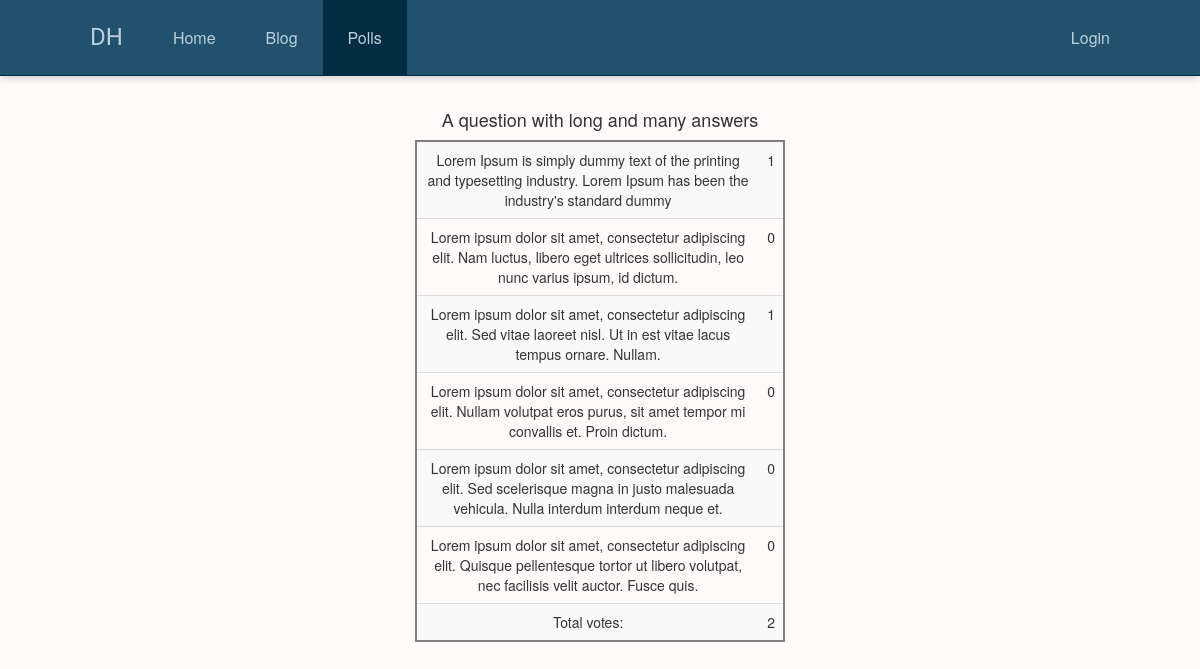
The page /polls/10/results/ on the database its author committed.
### polls/models.py (models this page shows, shortened)
class Question(models.Model):
    class Meta:
        ordering = ['-pub_date']
    question_text = models.CharField(max_length=200)
    pub_date = models.DateTimeField('date published', default=timezone.now)
    expiry_date = models.DateTimeField(default=timezone.now() + datetime.timedelta(days=1))
    def was_published_recently(self):
        now = timezone.now()
        return now - datetime.timedelta(days=1) <= self.pub_date <= now
    def total_vote_count(self):
        choices = self.choice_set.all()
        total_votes = sum([c.votes for c in choices])
        return total_votes
    was_published_recently.admin_order_field = 'pub_date'
    was_published_recently.boolean = True
    was_published_recently.short_description = 'recent?'

class Choice(models.Model):
    question = models.ForeignKey(Question, on_delete=models.CASCADE)
    choice_text = models.CharField(max_length=200)
    votes = models.IntegerField(default=0)

### polls/views.py (the view)
# urls.py: url(r'^(?P<pk>[0-9]+)/results/$', views.ResultsView.as_view(), name='results'),
class ResultsView(generic.DetailView):
    model = Question
    template_name = 'polls/results.html'
    def get_context_data(self, **kwargs):
        context = super(ResultsView, self).get_context_data(**kwargs)
        context['now'] = timezone.now()
        context['total_votes'] = Question.objects.filter(pk=self.kwargs['pk'])
        return context

### polls/templates/polls/results.html (shortened to what this page needs)
{% extends 'home/base.html' %}
{% block polls_active %}
  active
{% endblock %}
{% block content %}
<div class="row">
  <div class="col-sm-4">
  </div>
  <div class="col-sm-4">
    <h4>
      {{ question.question_text }}
    </h4>
    <table class="table table-striped">
      <tbody>
      {% for choice in question.choice_set.all %}
        <tr>
          <td>
            {{ choice.choice_text }}
          </td>
          <td>
            {{ choice.votes }}
          </td>
        </tr>
      {% endfor %}
      <tr>
          <td>
            Total votes:
          </td>
          <td>
            {{ question.total_vote_count }}
          </td>
      </tr>
      </tbody>
    </table>
  </div>
  <div class="col-sm-4">
  </div>
</div>
{% endblock content %}

### polls/static/polls/style.css (style rules this page uses)
.table { margin: auto; border: 2px solid gray; }

### rows shown on the page
Question: question_text "A question with long and many answers", total_vote_count "2"
Choice: choice_text "Lorem Ipsum is simply dummy text of the printing and typesetting industry. Lorem Ipsum has been the industry's standard dummy", votes "1"
Choice: choice_text "Lorem ipsum dolor sit amet, consectetur adipiscing elit. Nam luctus, libero eget ultrices sollicitudin, leo nunc varius ipsum, id dictum.", votes "0"
Choice: choice_text "Lorem ipsum dolor sit amet, consectetur adipiscing elit. Sed vitae laoreet nisl. Ut in est vitae lacus tempus ornare. Nullam.", votes "1"
Choice: choice_text "Lorem ipsum dolor sit amet, consectetur adipiscing elit. Nullam volutpat eros purus, sit amet tempor mi convallis et. Proin dictum.", votes "0"
Choice: choice_text "Lorem ipsum dolor sit amet, consectetur adipiscing elit. Sed scelerisque magna in justo malesuada vehicula. Nulla interdum interdum neque et.", votes "0"
Choice: choice_text "Lorem ipsum dolor sit amet, consectetur adipiscing elit. Quisque pellentesque tortor ut libero volutpat, nec facilisis velit auctor. Fusce quis.", votes "0"
